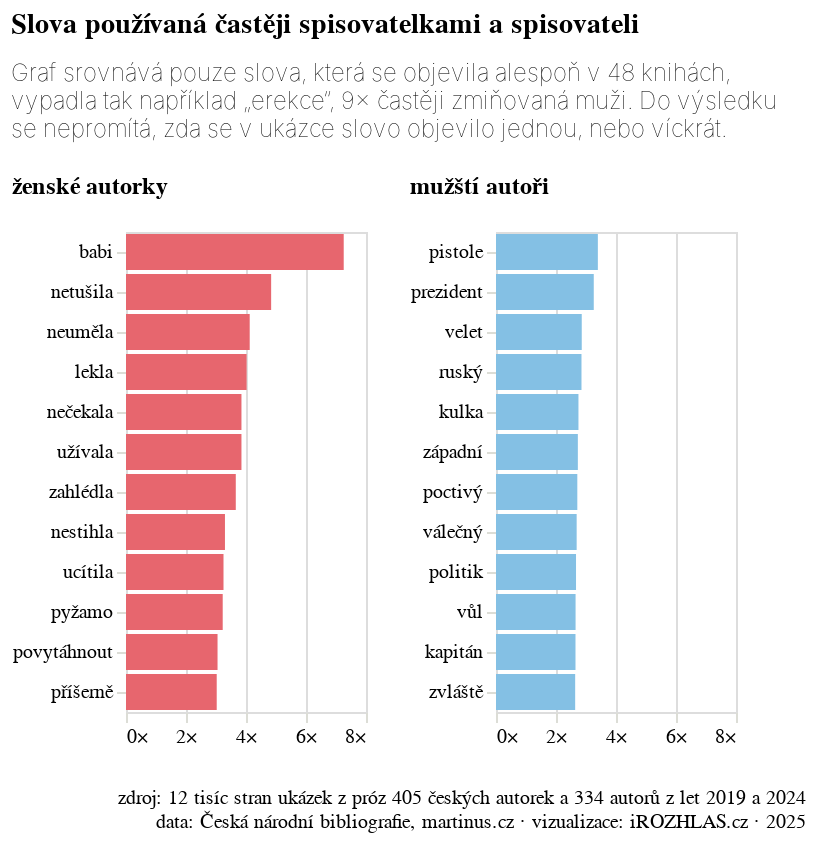

The code cell stored with this chart in its notebook:
### Code cell
me_to_neurazi(mz_graf, "muzska_zenska_slova", info)

### Figure 1 — Vega-Lite specification as saved in the notebook (floating-point values rounded to 4 significant figures)
{"config": {"title": {"font": "Noticia Text", "fontSize": 14, "anchor": "start", "fontWeight": "bolder", "subtitleFont": "Noticia Text", "subtitleFontSize": 12, "subtitleFontWeight": "lighter", "subtitlePadding": 12, "dy": -12}, "axis": {"labelFont": "Asap", "titleFont": "Asap", "fontWeight": "lighter", "titleFontWeight": "lighter", "labelFontSize": 10, "titleFontSize": 10, "labelPadding": 2, "titlePadding": 10}, "legend": {"labelFont": "Asap", "labelFontWeight": "normal", "titleFont": "Asap", "titleFontWeight": "normal", "labelFontSize": 10, "titleFontSize": 10}}, "vconcat": [{"hconcat": [{"data": {"name": "data-1bc277f010e5d86e6a4c58769f7d743a"}, "mark": {"type": "bar"}, "encoding": {"color": {"field": "mz", "legend": null, "scale": {"range": ["#E7666E"]}, "type": "nominal"}, "x": {"axis": {"domainOpacity": 0, "labelExpr": "datum.label + '×'", "tickColor": "#DCDDD6"}, "field": "rozdíl", "title": null, "type": "quantitative"}, "y": {"axis": {"domainOpacity": 0, "tickColor": "#DCDDD6"}, "field": "slovo", "sort": "-x", "title": null, "type": "nominal"}}, "title": {"text": "ženské autorky", "fontSize": 12}, "width": 120}, {"data": {"name": "data-7af766028f7abebb75cd1879965322a3"}, "mark": {"type": "bar"}, "encoding": {"color": {"field": "mz", "legend": null, "scale": {"range": ["#84c0e4"]}, "type": "nominal"}, "x": {"axis": {"domainOpacity": 0, "labelExpr": "datum.label + '×'", "tickColor": "#DCDDD6"}, "field": "rozdíl", "title": null, "type": "quantitative"}, "y": {"axis": {"domainOpacity": 0, "tickColor": "#DCDDD6"}, "field": "slovo", "sort": "-x", "title": null, "type": "nominal"}}, "title": {"text": "mužští autoři", "fontSize": 12}, "width": 120}], "resolve": {"scale": {"color": "independent", "x": "shared"}}, "title": {"text": ["Slova používaná častěji spisovatelkami a spisovateli"], "subtitle": ["Graf srovnává pouze slova, která se objevila alespoň v 48 knihách,", "vypadla tak například „erekce“, 9× častěji zmiňovaná muži. Do výsledku", "se nepromítá, zda se v ukázce slovo objevilo jednou, nebo víckrát."]}}, {"data": {"name": "data-aca650819d21338421a01f5571aada26"}, "mark": {"type": "text", "align": "right", "baseline": "line-bottom", "dx": 190, "font": "Asap", "fontSize": 10}, "encoding": {"text": {"field": "text", "type": "nominal"}}, "width": 300}], "$schema": "https://vega.github.io/schema/vega-lite/v5.8.0.json", "datasets": {"data-1bc277f010e5d86e6a4c58769f7d743a": [{"slovo": "babi", "rozdíl": 7.257, "mz": "ženské autorky"}, {"slovo": "netušila", "rozdíl": 4.838, "mz": "ženské autorky"}, {"slovo": "neuměla", "rozdíl": 4.123, "mz": "ženské autorky"}, {"slovo": "lekla", "rozdíl": 4.02, "mz": "ženské autorky"}, {"slovo": "nečekala", "rozdíl": 3.849, "mz": "ženské autorky"}, {"slovo": "užívala", "rozdíl": 3.849, "mz": "ženské autorky"}, {"slovo": "zahlédla", "rozdíl": 3.66, "mz": "ženské autorky"}, {"slovo": "nestihla", "rozdíl": 3.299, "mz": "ženské autorky"}, {"slovo": "ucítila", "rozdíl": 3.25, "mz": "ženské autorky"}, {"slovo": "pyžamo", "rozdíl": 3.224, "mz": "ženské autorky"}, {"slovo": "povytáhnout", "rozdíl": 3.051, "mz": "ženské autorky"}, {"slovo": "příšerně", "rozdíl": 3.024, "mz": "ženské autorky"}], "data-7af766028f7abebb75cd1879965322a3": [{"slovo": "zvláště", "rozdíl": 2.639, "mz": "mužští autoři"}, {"slovo": "kapitán", "rozdíl": 2.65, "mz": "mužští autoři"}, {"slovo": "vůl", "rozdíl": 2.653, "mz": "mužští autoři"}, {"slovo": "politik", "rozdíl": 2.668, "mz": "mužští autoři"}, {"slovo": "válečný", "rozdíl": 2.689, "mz": "mužští autoři"}, {"slovo": "poctivý", "rozdíl": 2.71, "mz": "mužští autoři"}, {"slovo": "západní", "rozdíl": 2.728, "mz": "mužští autoři"}, {"slovo": "kulka", "rozdíl": 2.749, "mz": "mužští autoři"}, {"slovo": "ruský", "rozdíl": 2.85, "mz": "mužští autoři"}, {"slovo": "velet", "rozdíl": 2.858, "mz": "mužští autoři"}, {"slovo": "prezident", "rozdíl": 3.259, "mz": "mužští autoři"}, {"slovo": "pistole", "rozdíl": 3.395, "mz": "mužští autoři"}], "data-aca650819d21338421a01f5571aada26": [{"text": ["zdroj: 12 tisíc stran ukázek z próz 405 českých autorek a 334 autorů z let 2019 a 2024", "data: Česká národní bibliografie, martinus.cz · vizualizace: iROZHLAS.cz · 2025"]}]}}
